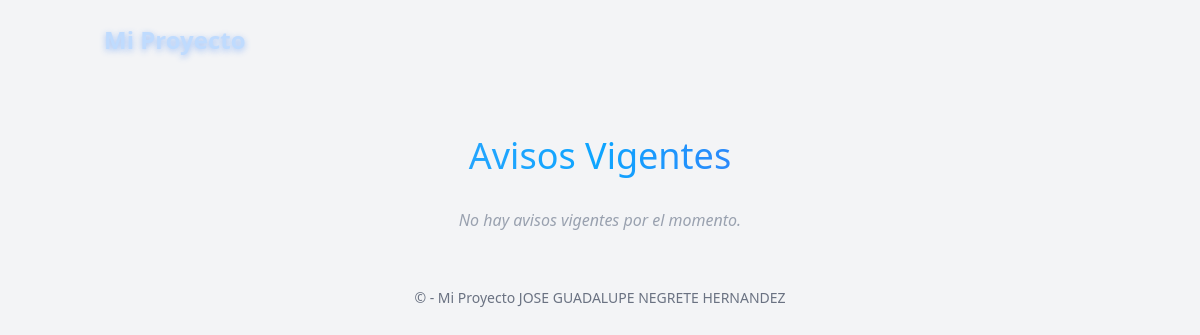
Before: / with the older database file.
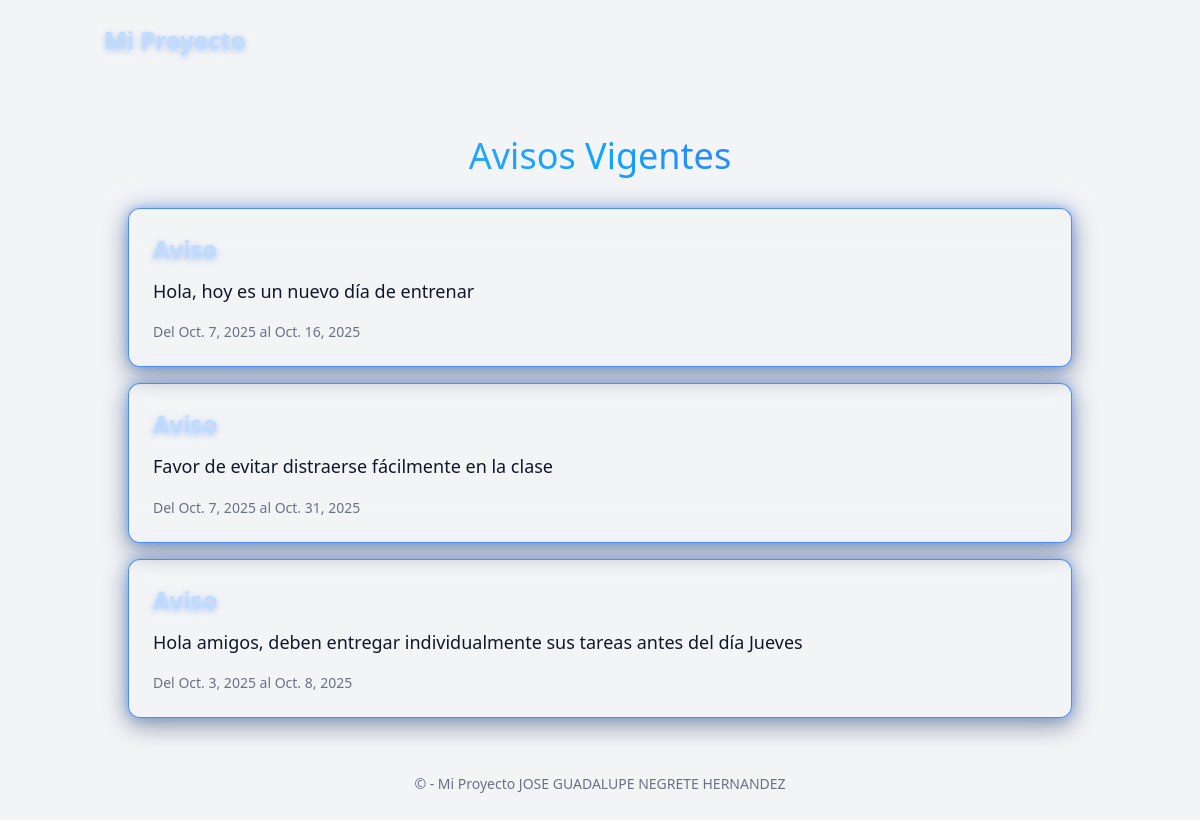
After: the same page with the newer database file.
### avisos/models.py (models this page shows, shortened)
class Aviso(models.Model):
    aviso = models.TextField(help_text="Texto del aviso")
    fecha_inicio = models.DateField()
    fecha_fin = models.DateField()
    creado = models.DateTimeField(auto_now_add=True)
    class Meta:
        ordering = ['-fecha_inicio', '-id']

### avisos/views.py (the view)
# urls.py: path("", AvisosVigentesListView.as_view(), name="vigentes"),
class AvisosVigentesListView(ListView):
    model = Aviso
    template_name = "avisos/lista.html"
    context_object_name = "avisos"
    def get_queryset(self):
        hoy = localdate()
        return (
            Aviso.objects
            .filter(fecha_inicio__lte=hoy, fecha_fin__gte=hoy)
            .order_by('-fecha_inicio')
        )

### avisos/templates/avisos/lista.html (shortened to what this page needs)
{% extends "base.html" %}
{% block content %}
    <h1 class="text-4xl text-center py-8 text-gradient">Avisos Vigentes</h1>
    {% if avisos %}
        <div class="space-y-4 px-6">
            {% for a in avisos %}
                <article class="card neon-blue hover:scale-105 transition-transform duration-300">
                    <h2 class="text-2xl neon-text mb-3">Aviso</h2>
                    <p class="text-lg leading-relaxed mb-4">{{ a.aviso|linebreaksbr }}</p>
                    <p class="text-sm muted">Del {{ a.fecha_inicio }} al {{ a.fecha_fin }}</p>
                </article>
            {% endfor %}
        </div>
    {% else %}
        <p class="text-center text-gray-400 italic">No hay avisos vigentes por el momento.</p>
    {% endif %}
{% endblock %}

### templates/base.html (shortened to what this page needs)
{% load static %}
<!doctype html>
<html lang="es">
<head>
  <link href="{% static 'dist/styles.css' %}" rel="stylesheet">
</head>
<body class="bg-gray-100 text-gray-900 font-sans">
  <header class="py-6">
    <div class="container mx-auto px-4">
      <a href="/admin/" class="text-2xl font-semibold neon-text">Mi Proyecto</a>
    </div>
  </header>
  <main class="container mx-auto px-4 py-6">
    {% block content %}{% endblock %}
  </main>
  <footer class="py-8 text-center text-sm text-gray-500">
    &copy; {{ now|date:"Y" }} - Mi Proyecto JOSE GUADALUPE NEGRETE HERNANDEZ
  </footer>
</body>
</html>

Changed rows visible on the page:
added Aviso: aviso "Hola, hoy es un nuevo día de entrenar", fecha_inicio "Oct. 7, 2025", fecha_fin "Oct. 16, 2025"
added Aviso: aviso "Favor de evitar distraerse fácilmente en la clase", fecha_inicio "Oct. 7, 2025", fecha_fin "Oct. 31, 2025"
added Aviso: aviso "Hola amigos, deben entregar individualmente sus tareas antes del día Jueves", fecha_inicio "Oct. 3, 2025", fecha_fin "Oct. 8, 2025"
Other visible differences:
text no longer shown: "No hay avisos vigentes por el momento."
